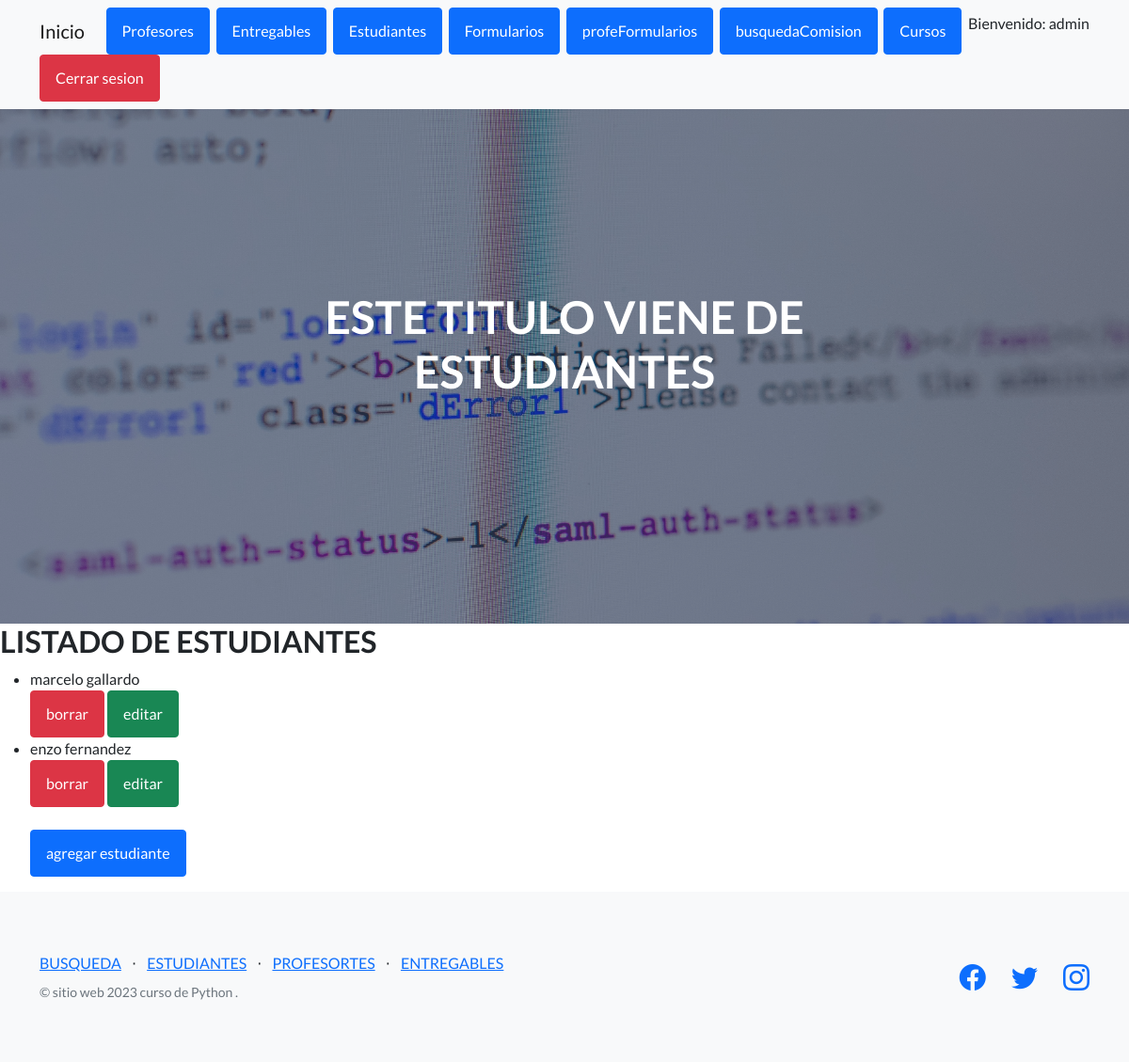
The app's page /AppCoder/estudiante/list (signed in) with its own data.
### AppCoder/models.py (models this page shows)
class Estudiante(models.Model): # es una herencia objeto
    nombre=models.CharField(max_length=50)
    apellido=models.CharField(max_length=50)
    email=models.EmailField()
    def __str__(self):
        return f'{self.nombre} {self.apellido}'

### AppCoder/views.py (the view)
# urls.py: path('estudiante/list', EstudianteList.as_view(), name='estudiante_list'),
class EstudianteList(LoginRequiredMixin, ListView):
    model= Estudiante
    template_name= 'AppCoder/estudiantes.html'

### AppCoder/templates/AppCoder/estudiantes.html (shortened to what this page needs)
{% extends 'AppCoder/padre.html' %}
{% load static %}
{% block titulo %}
<h1 class="mb-5">ESTE TITULO VIENE DE ESTUDIANTES</h1>
{% endblock %}
{% block contenido_que_cambia %}
<h2>LISTADO DE ESTUDIANTES</h2>
<ul>
     {% for estudiante in object_list %}
     <li>
       {{ estudiante }}
    </li>
    <a class="btn btn-danger" href="{% url 'estudiante_borrar' estudiante.id %}">borrar</a>
    <a class="btn btn-success" href="{% url 'estudiante_editar' estudiante.id %}">editar</a>
    {% endfor %}
    <br>
    <br>
    <a class="btn btn-primary" href="{% url 'estudiante_crear' %}">agregar estudiante </a>
</ul>
{% endblock %}

### AppCoder/templates/AppCoder/padre.html (shortened to what this page needs)
<!DOCTYPE html>
<html lang="en">
    <head>
        {% load static %}
        <link href="https://cdn.jsdelivr.net/npm/bootstrap-icons@1.5.0/font/bootstrap-icons.css" rel="stylesheet" type="text/css" />
        <link href="{% static 'AppCoder/css/styles.css' %}" rel="stylesheet" />
    </head>
    <body>
        <nav class="navbar navbar-light bg-light static-top">
            <div class="container">
                <a class="navbar-brand" href="{% url 'inicio'%}">Inicio</a>
                {% if user.is_authenticated %}
                <a class="btn btn-primary" href="{% url 'leerProfesores' %}">Profesores</a>
                <a class="btn btn-primary" href="{% url 'entregables' %}">Entregables</a>
                <a class="btn btn-primary" href="{% url 'estudiantes' %}">Estudiantes</a>
                <a class="btn btn-primary" href="{% url 'cursoFormulario' %}">Formularios</a>
                <a class="btn btn-primary" href="{% url 'profeFormulario' %}">profeFormularios</a>
                <a class="btn btn-primary" href="{% url 'busquedaComision' %}">busquedaComision</a>
                <a class="btn btn-primary" href="{% url 'cursos' %}">Cursos</a>
                <p>Bienvenido:  {{ user.username }}</p>
                <a class="btn btn-danger" href="{% url 'logout' %}">Cerrar sesion</a>
                {% else %}
                <a class="btn btn-primary" href="{% url 'register' %}">Registro</a>
                <a class="btn btn-primary" href="{% url 'login' %}">Ingresar</a>
                {% endif %}
            </div>
        </nav>
        <header class="masthead">
            <div class="container position-relative">
                <div class="row justify-content-center">
                    <div class="col-xl-6">
                        <div class="text-center text-white">
                            {% block titulo %}
                            {% endblock %}
                        </div>
                    </div>
                </div>
            </div>
        </header>
        {% block contenido_que_cambia %}
        {% endblock %}
        <footer class="footer bg-light">
            <div class="container">
                <div class="row">
                    <div class="col-lg-6 h-100 text-center text-lg-start my-auto">
                        <ul class="list-inline mb-2">
                            <li class="list-inline-item"><a href="{% url 'busquedaComision' %}">BUSQUEDA</a></li>
                            <li class="list-inline-item">⋅</li>
                            <li class="list-inline-item"><a href="{% url 'estudiantes' %}">ESTUDIANTES</a></li>
                            <li class="list-inline-item">⋅</li>
                            <li class="list-inline-item"><a href="{% url 'profesores' %}">PROFESORTES</a></li>
                            <li class="list-inline-item">⋅</li>
                            <li class="list-inline-item"><a href="{% url 'entregables' %}">ENTREGABLES</a></li>
                        </ul>
                        <p class="text-muted small mb-4 mb-lg-0">&copy; sitio web 2023 curso de Python .</p>
                    </div>
                    <div class="col-lg-6 h-100 text-center text-lg-end my-auto">
                        <ul class="list-inline mb-0">
                            <li class="list-inline-item me-4">
                                <a href="#!"><i class="bi-facebook fs-3"></i></a>
                            </li>
                            <li class="list-inline-item me-4">
                                <a href="#!"><i class="bi-twitter fs-3"></i></a>
                            </li>
                            <li class="list-inline-item">
                                <a href="#!"><i class="bi-instagram fs-3"></i></a>
                            </li>
                        </ul>
                    </div>
                </div>
            </div>
        </footer>
    </body>
</html>

### records on screen
Estudiante: nombre+apellido "marcelo gallardo"
Estudiante: nombre+apellido "enzo fernandez"

### other values on screen
{{ user.username }} "admin"
